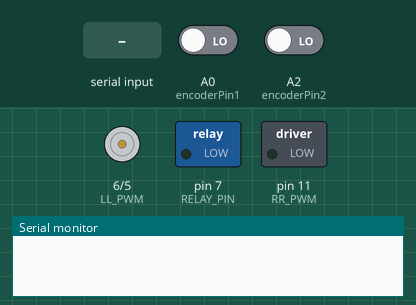
Bench run of a sketch on a simulated Arduino Uno, built with avr-gcc and run on an emulated ATmega328P. Shown: motor-driver pin pairs drawn as motors (green arrow = first pin HIGH = forward, orange = second pin HIGH = backward, longer = more drive, scaled by the enable pin), switched loads named in the sketch (green lamp = pin HIGH), the last lines printed to the serial monitor. Inputs (shaded band) come from the test bench; at power-on: A0 (encoderPin1) LOW, A2 (encoderPin2) LOW.

Above: at 1.2 s.
1.3 s: "on\n" received over Serial
At 1.9 s:
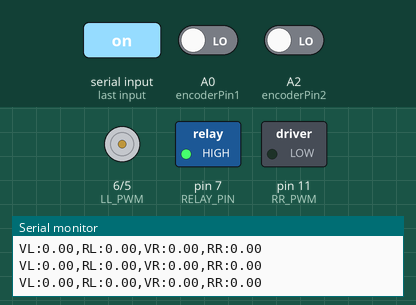
2.8 s: "move,1\n" received over Serial
5.8 s: "stop\n" received over Serial
At 6.5 s:
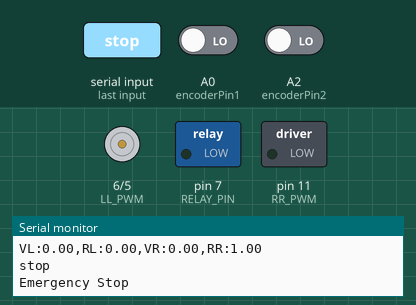
Timing chart, 0 to 8.8 s (numbered marks = the images above; inputs shaded):
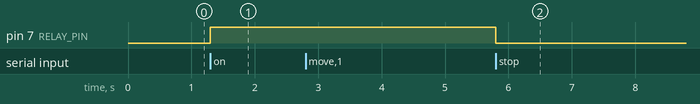

The sketch:

motor_closed_loop_fix_v2.ino
```cpp
// Pines de motor PWM (ajusta según tu conexión)
const int LL_PWM = 6;
const int LR_PWM = 5;
const int RL_PWM = 10;
const int RR_PWM = 11;

const int RELAY_PIN = 7;

const int encoderPin1 = A0; // Encoder Motor L
const int encoderPin2 = A2; // Encoder Motor R

// Variables encoder
int estadoAnterior_encoder1 = LOW;
int estadoAnterior_encoder2 = LOW;
volatile unsigned int contadorPulsos_encoder1 = 0;
volatile unsigned int contadorPulsos_encoder2 = 0;
const int PULSOS_POR_REV = 480;

// PID parámetros motor L
float Kp1 = 0.5, Ki1 = 2.5, Kd1 = 0.0;
float error_previo1 = 0, integral1 = 0;

// PID parámetros motor R
float Kp2 = 0.5, Ki2 = 2.5, Kd2 = 0.0;
float error_previo2 = 0, integral2 = 0;

// Referencias de velocidad
float velocidad_ref_L = 0, velocidad_ref_R = 0;
float velocidad_ref_L_deseada = 0, velocidad_ref_R_deseada = 0;
float velocidad_pala_ref_L = 0, velocidad_pala_ref_R = 0;
float output1 = 0, output2 = 0;
int velocidad_limite = 150;

// Interpolación
const float incrementoMaximo = 5.0; // RPM por ciclo

// PWM seguro
int direccion_previa_L = 0;
int direccion_previa_R = 0;

// Muestreo
unsigned long tiempoAnterior = 0;
const unsigned int intervaloMuestreo = 100;

void setup() {
  pinMode(LR_PWM, OUTPUT);
  pinMode(LL_PWM, OUTPUT);
  pinMode(RR_PWM, OUTPUT);
  pinMode(RL_PWM, OUTPUT);
  pinMode(RELAY_PIN, OUTPUT);
  pinMode(encoderPin1, INPUT);
  pinMode(encoderPin2, INPUT);
  Serial.begin(115200);
  digitalWrite(RELAY_PIN, LOW);
  tiempoAnterior = millis();
}

void loop() {
  // Lectura encoder
  int estadoActual_encoder1 = digitalRead(encoderPin1);
  int estadoActual_encoder2 = digitalRead(encoderPin2);
  if (estadoActual_encoder1 == HIGH && estadoAnterior_encoder1 == LOW) contadorPulsos_encoder1++;
  if (estadoActual_encoder2 == HIGH && estadoAnterior_encoder2 == LOW) contadorPulsos_encoder2++;
  estadoAnterior_encoder1 = estadoActual_encoder1;
  estadoAnterior_encoder2 = estadoActual_encoder2;

  // Cálculo de velocidad
  unsigned long tiempoActual = millis();
  if (tiempoActual - tiempoAnterior >= intervaloMuestreo && digitalRead(RELAY_PIN)) {
    float deltaTiempo = (tiempoActual - tiempoAnterior) / 1000.0;

    float rpm1 = ((float)contadorPulsos_encoder1 / PULSOS_POR_REV) / deltaTiempo * 60.0;
    float rpm2 = ((float)contadorPulsos_encoder2 / PULSOS_POR_REV) / deltaTiempo * 60.0;

    Serial.print("VL:"); Serial.print(rpm2);
    Serial.print(",RL:"); Serial.print(velocidad_ref_L);
    Serial.print(",VR:"); Serial.print(rpm1);
    Serial.print(",RR:"); Serial.println(velocidad_ref_R);

    // PID 1
    float error1 = abs(velocidad_ref_R) - rpm1;
    integral1 += error1 * deltaTiempo;
    float derivada1 = (error1 - error_previo1) / deltaTiempo;
    float salida_sin_constrain1 = Kp1 * error1 + Ki1 * integral1 + Kd1 * derivada1;
    output1 = constrain(salida_sin_constrain1, 0, 255);
    if (output1 != salida_sin_constrain1) integral1 -= error1 * deltaTiempo; // Anti-windup
    error_previo1 = error1;

    // PID 2
    float error2 = abs(velocidad_ref_L) - rpm2;
    integral2 += error2 * deltaTiempo;
    float derivada2 = (error2 - error_previo2) / deltaTiempo;
    float salida_sin_constrain2 = Kp2 * error2 + Ki2 * integral2 + Kd2 * derivada2;
    output2 = constrain(salida_sin_constrain2, 0, 255);
    if (output2 != salida_sin_constrain2) integral2 -= error2 * deltaTiempo; // Anti-windup
    error_previo2 = error2;

    // Reset para próxima muestra
    contadorPulsos_encoder1 = 0;
    contadorPulsos_encoder2 = 0;
    tiempoAnterior = tiempoActual;
  }

  // Interpolación suave
  velocidad_ref_L += constrain(velocidad_ref_L_deseada - velocidad_ref_L, -incrementoMaximo, incrementoMaximo);
  velocidad_ref_R += constrain(velocidad_ref_R_deseada - velocidad_ref_R, -incrementoMaximo, incrementoMaximo);

  // Control de dirección segura
  int nueva_direccion_L = (velocidad_ref_L >= 0) ? 1 : -1;
  int nueva_direccion_R = (velocidad_ref_R >= 0) ? 1 : -1;

  if (nueva_direccion_L != direccion_previa_L) {
    integral2 = 0;
    error_previo2 = 0;
    analogWrite(LR_PWM, 0); analogWrite(LL_PWM, 0);
    delay(20);
  }
  if (nueva_direccion_R != direccion_previa_R) {
    integral1 = 0;
    error_previo1 = 0;
    analogWrite(RR_PWM, 0); analogWrite(RL_PWM, 0);
    delay(20);
  }

  direccion_previa_L = nueva_direccion_L;
  direccion_previa_R = nueva_direccion_R;

  // Aplicar PWM
  if (velocidad_ref_L >= 0) {
    analogWrite(LR_PWM, 0); analogWrite(LL_PWM, output1);
  } else {
    analogWrite(LR_PWM, output1); analogWrite(LL_PWM, 0);
  }

  if (velocidad_ref_R >= 0) {
    analogWrite(RR_PWM, 0); analogWrite(RL_PWM, output2);
  } else {
    analogWrite(RR_PWM, output2); analogWrite(RL_PWM, 0);
  }

  verificarComando(); // Leer comandos desde Serial
}

void verificarComando() {
  if (Serial.available()) {
    String comando = Serial.readStringUntil('\n');
    Serial.println(comando);
    comando.trim();

    if (comando == "on") {
      digitalWrite(RELAY_PIN, HIGH);
      Serial.println("Ready");
      velocidad_ref_L_deseada = 0;
      velocidad_ref_R_deseada = 0;
      velocidad_ref_L = 0;
      velocidad_ref_R = 0;
      velocidad_pala_ref_L = 0;
      velocidad_pala_ref_R = 0;
      integral1 = 0; integral2 = 0;
      error_previo1 = 0; error_previo2 = 0;
    } else if (comando == "stop") {
      digitalWrite(RELAY_PIN, LOW);
      Serial.println("Emergency Stop");
      velocidad_ref_L_deseada = 0;
      velocidad_ref_R_deseada = 0;
      velocidad_pala_ref_L = 0;
      velocidad_pala_ref_R = 0;
      integral1 = 0; integral2 = 0;
      error_previo1 = 0; error_previo2 = 0;
    } else if (comando.indexOf(",") > 0) {
      int firstComa = comando.indexOf(",");
      int lastComa = comando.lastIndexOf(",");
      String accion = comando.substring(0, firstComa);

      if (accion == "move" && digitalRead(RELAY_PIN)) {
        velocidad_ref_L_deseada = comando.substring(firstComa + 1, lastComa).toInt();
        velocidad_ref_R_deseada = comando.substring(lastComa + 1).toInt();
        velocidad_pala_ref_L = 0;
        velocidad_pala_ref_R = 0;
        if (velocidad_ref_L > velocidad_limite){
        velocidad_ref_L = velocidad_limite;
        }
        else if (velocidad_ref_L < -velocidad_limite){
          velocidad_ref_L = -velocidad_limite;
        }
        if (velocidad_ref_R > velocidad_limite){
          velocidad_ref_R = velocidad_limite;
        }
        else if (velocidad_ref_R < -velocidad_limite){
          velocidad_ref_R = -velocidad_limite;
        }
      } else if (accion == "shovel" && digitalRead(RELAY_PIN)) {
        velocidad_ref_L_deseada = 0;
        velocidad_ref_R_deseada = 0;
        velocidad_pala_ref_L = comando.substring(firstComa + 1, lastComa).toInt();
        velocidad_pala_ref_R = comando.substring(lastComa + 1).toInt();
      }
    }

    // Reset PID (comentar para que no se reinicie)
//    integral1 = 0; integral2 = 0;
//    error_previo1 = 0; error_previo2 = 0;
  }
}
```

Measured:
- after the input at 1.3 s, pin 7 (RELAY_PIN): LOW → HIGH at once
- after the input at 5.8 s, pin 7 (RELAY_PIN): HIGH → LOW at once
